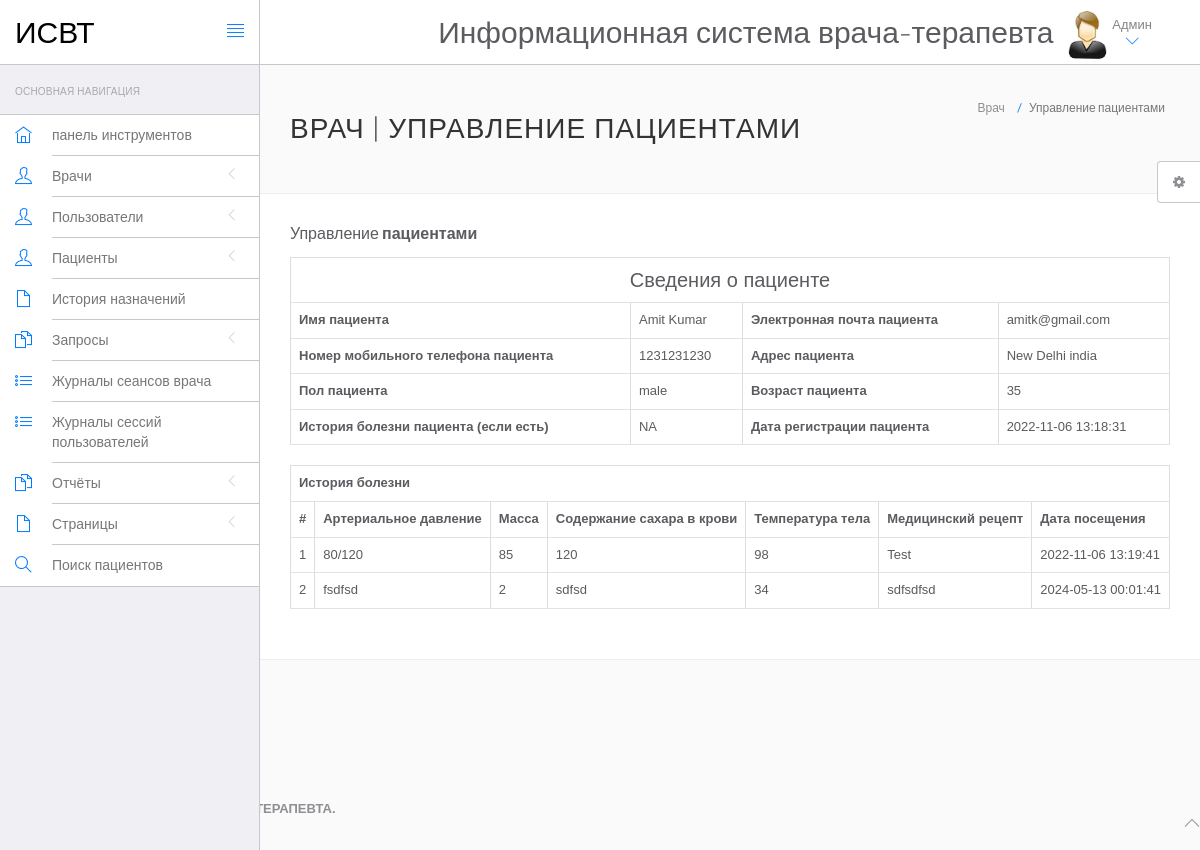
The app's page /hms/admin/view-patient.php?viewid=1 (signed in) with its own data.
### tables this page shows
CREATE TABLE `tblpatient` (
  `ID` int(10) NOT NULL,
  `Docid` int(10) DEFAULT NULL,
  `PatientName` varchar(200) DEFAULT NULL,
  `PatientContno` bigint(10) DEFAULT NULL,
  `PatientEmail` varchar(200) DEFAULT NULL,
  `PatientGender` varchar(50) DEFAULT NULL,
  `PatientAdd` mediumtext DEFAULT NULL,
  `PatientAge` int(10) DEFAULT NULL,
  `PatientMedhis` mediumtext DEFAULT NULL,
  `CreationDate` timestamp NULL DEFAULT current_timestamp(),
  `UpdationDate` timestamp NULL DEFAULT NULL ON UPDATE current_timestamp()
);

CREATE TABLE `tblmedicalhistory` (
  `ID` int(10) NOT NULL,
  `PatientID` int(10) DEFAULT NULL,
  `BloodPressure` varchar(200) DEFAULT NULL,
  `BloodSugar` varchar(200) NOT NULL,
  `Weight` varchar(100) DEFAULT NULL,
  `Temperature` varchar(200) DEFAULT NULL,
  `MedicalPres` mediumtext DEFAULT NULL,
  `CreationDate` timestamp NOT NULL DEFAULT current_timestamp() ON UPDATE current_timestamp()
);

### hms/admin/view-patient.php (the view, shortened to what this page needs)
<?php
include('include/config.php');
if(strlen($_SESSION['id']==0)) {
 header('location:logout.php');
  } else{
?>
<!DOCTYPE html>
<html lang="en">
	<head>
		<link rel="stylesheet" href="vendor/bootstrap/css/bootstrap.min.css">
		<link rel="stylesheet" href="vendor/fontawesome/css/font-awesome.min.css">
		<link rel="stylesheet" href="vendor/themify-icons/themify-icons.min.css">
		<link href="vendor/animate.css/animate.min.css" rel="stylesheet" media="screen">
		<link href="vendor/perfect-scrollbar/perfect-scrollbar.min.css" rel="stylesheet" media="screen">
		<link href="vendor/switchery/switchery.min.css" rel="stylesheet" media="screen">
		<link href="vendor/bootstrap-touchspin/jquery.bootstrap-touchspin.min.css" rel="stylesheet" media="screen">
		<link href="vendor/select2/select2.min.css" rel="stylesheet" media="screen">
		<link href="vendor/bootstrap-datepicker/bootstrap-datepicker3.standalone.min.css" rel="stylesheet" media="screen">
		<link href="vendor/bootstrap-timepicker/bootstrap-timepicker.min.css" rel="stylesheet" media="screen">
		<link rel="stylesheet" href="assets/css/styles.css">
		<link rel="stylesheet" href="assets/css/plugins.css">
		<link rel="stylesheet" href="assets/css/themes/theme-1.css" id="skin_color" />
	</head>
	<body>
		<div id="app">
<?php include('include/sidebar.php');?>
<div class="app-content">
<?php include('include/header.php');?>
<div class="main-content" >
<div class="wrap-content container" id="container">
<section id="page-title">
<div class="row">
<div class="col-sm-8">
<h1 class="mainTitle">Врач | Управление пациентами</h1>
</div>
<ol class="breadcrumb">
<li>
<span>Врач</span>
</li>
<li class="active">
<span>Управление пациентами</span>
</li>
</ol>
</div>
</section>
<div class="container-fluid container-fullw bg-white">
<div class="row">
<div class="col-md-12">
<h5 class="over-title margin-bottom-15">Управление <span class="text-bold">пациентами</span></h5>
<?php
                               $vid=$_GET['viewid'];
                               $ret=mysqli_query($con,"select * from tblpatient where ID='$vid'");
$cnt=1;
while ($row=mysqli_fetch_array($ret)) {
                               ?>
<table border="1" class="table table-bordered">
 <tr align="center">
<td colspan="4" style="font-size:20px;color:blue">
Сведения о пациенте</td></tr>
    <tr>
    <th scope>Имя пациента</th>
    <td><?php  echo $row['PatientName'];?></td>
    <th scope>Электронная почта пациента</th>
    <td><?php  echo $row['PatientEmail'];?></td>
  </tr>
  <tr>
    <th scope>Номер мобильного телефона пациента</th>
    <td><?php  echo $row['PatientContno'];?></td>
    <th>Адрес пациента</th>
    <td><?php  echo $row['PatientAdd'];?></td>
  </tr>
    <tr>
    <th>Пол пациента</th>
    <td><?php  echo $row['PatientGender'];?></td>
    <th>Возраст пациента</th>
    <td><?php  echo $row['PatientAge'];?></td>
  </tr>
  <tr>
    <th>История болезни пациента (если есть)</th>
    <td><?php  echo $row['PatientMedhis'];?></td>
     <th>Дата регистрации пациента</th>
    <td><?php  echo $row['CreationDate'];?></td>
  </tr>
<?php }?>
</table>
<?php
$ret=mysqli_query($con,"select * from tblmedicalhistory  where PatientID='$vid'");
 ?>
<table id="datatable" class="table table-bordered dt-responsive nowrap" style="border-collapse: collapse; border-spacing: 0; width: 100%;">
  <tr align="center">
   <th colspan="8" >История болезни</th>
  </tr>
  <tr>
    <th>#</th>
<th>Артериальное давление</th>
<th>Масса</th>
<th>Содержание сахара в крови</th>
<th>Температура тела</th>
<th>Медицинский рецепт</th>
<th>Дата посещения</th>
</tr>
<?php
while ($row=mysqli_fetch_array($ret)) {
  ?>
<tr>
  <td><?php echo $cnt;?></td>
 <td><?php  echo $row['BloodPressure'];?></td>
 <td><?php  echo $row['Weight'];?></td>
 <td><?php  echo $row['BloodSugar'];?></td>
  <td><?php  echo $row['Temperature'];?></td>
  <td><?php  echo $row['MedicalPres'];?></td>
  <td><?php  echo $row['CreationDate'];?></td>
</tr>
<?php $cnt=$cnt+1;} ?>
</table>
</div>
</div>
</div>
</div>
</div>
</div>
</div>
	<?php include('include/footer.php');?>
	<?php include('include/setting.php');?>
	</body>
</html>
<?php } ?>

### hms/admin/assets/css/themes/theme-1.css (style rules this page uses)
body { background: #FAFAFA; }

### records on screen
tblpatient: PatientName "Amit Kumar", PatientEmail "amitk@gmail.com", PatientContno "1231231230", PatientAdd "New Delhi india", PatientGender "male", PatientAge "35", PatientMedhis "NA", CreationDate "2022-11-06 13:18:31"
tblmedicalhistory: BloodPressure "80/120", Weight "85", BloodSugar "120", Temperature "98", MedicalPres "Test", CreationDate "2022-11-06 13:19:41"
tblmedicalhistory: BloodPressure "fsdfsd", Weight "2", BloodSugar "sdfsd", Temperature "34", MedicalPres "sdfsdfsd", CreationDate "2024-05-13 00:01:41"
